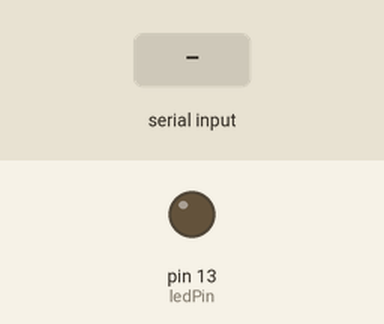
Simulated run of this sketch. Board: Arduino Uno, built with avr-gcc and run on an emulated ATmega328P. On the bench: output pins drawn as LEDs (lit = HIGH). Inputs (shaded band) come from the test bench.

Above: at 1.2 s.
1.3 s: "1" received over Serial
At 2.5 s:
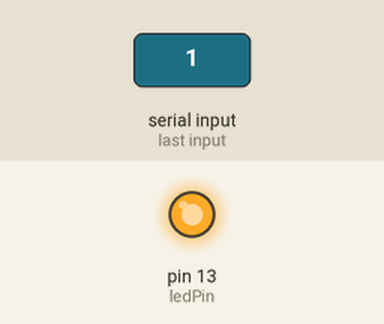
2.8 s: "2" received over Serial
At 3.8 s:
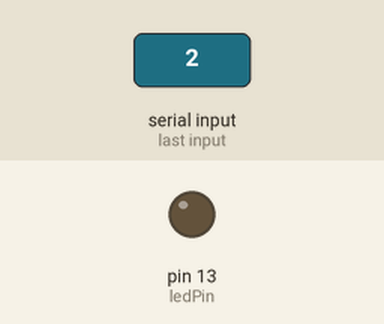
Timing chart, 0 to 5.8 s (numbered marks = the images above; inputs shaded):
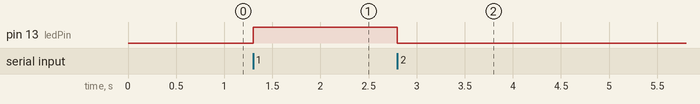

The sketch:

UnityToArduinoProject1.ino
```cpp
  const int ledPin = 13;

void setup() {

  Serial.begin(115200);

}

void loop() {
  pinMode(ledPin, OUTPUT);
  //digitalWrite(ledPin, HIGH);
  //String keyPressed = String(char(Serial.read()));
  action(char(Serial.read()));
  /*if(Serial.available() > 0){
    String incomingData = String(Serial.read());
    Serial.println(incomingData);
  }*/
  /*Serial.println("1");
  delay(200);
  Serial.println("2");
  delay(200);*/
}

void action(char keyPressed){
  if(keyPressed == '1'){
    digitalWrite(ledPin, HIGH);
  }
  else if(keyPressed == '2'){
    digitalWrite(ledPin, LOW);
  }
}
```

Measured:
- after the input at 1.3 s, pin 13 (ledPin): LOW → HIGH at once
- after the input at 2.8 s, pin 13 (ledPin): HIGH → LOW at once
